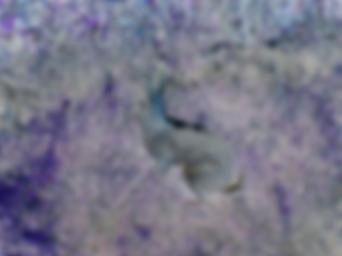
#> input picture repos/Лабораторная 3/image2.jpg, 342 x 256 px
$ jupyter execute lab_3.ipynb
#> lines starting #> are read from the running program, lines starting #| are printed output that depends on the picture
[cell 1]
import sys
import numpy as np
import matplotlib.pyplot as plt
import cv2 as cv

[cell 2]
sys.path.append('..')

[cell 3]
image = cv.imread('image2.jpg')
#> image is the input picture: shape (256, 342, 3); mean B, G, R 136.7, 119.1, 119.7
image = cv.cvtColor(image, cv.COLOR_BGR2RGB)
plt.imshow(image)

[cell 4]
image = cv.bitwise_not(image)
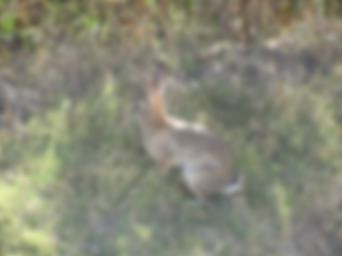
#> image: shape (256, 342, 3); mean R, G, B 135.3, 135.9, 118.3

plt.imshow(image)

[cell 5]
gamma_corrected = np.array(255*(image / 255) ** 1.85, dtype = 'uint8')
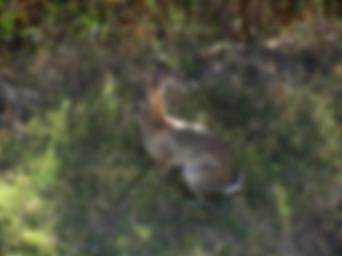
#> gamma_corrected: shape (256, 342, 3); mean R, G, B 80, 80.6, 62.2

plt.imshow(gamma_corrected)

[cell 6]
gaussian = cv.GaussianBlur(image,(5,5),1)

plt.imshow(gaussian)

[cell 7]
kernel = np.asarray([[-1, -1, -1], [-1, 9, -1], [-1, -1, -1]])

image_median = cv.medianBlur(gamma_corrected, 3)

filtered_image = cv.filter2D(image_median, -1, kernel)

plt.imshow(filtered_image)
